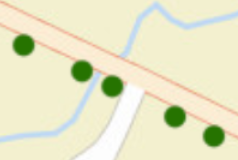
#> input picture img.png, 238 x 160 px
$ python main.py
#> lines starting #> are read from the running program, lines starting #| are printed output that depends on the picture; after the words box and inside, x2 and y2 are one past the last pixel; in counts of white or black regions, pixels touching at a corner belong together
import cv2 as cv
import numpy as np
import matplotlib.pyplot as plt
from PIL import Image
import PIL.ImageGrab
from scipy.interpolate import lagrange

dic = r'img.png'
img = cv.imread(dic)
#> img is the input picture: shape (160, 238, 3); mean B, G, R 199.5, 230.8, 231.6

cor_para_amarelo = (255, 0, 0)

im = Image.open(dic).convert('RGB')

data = np.array(im)

vermelho, verde, azul = data.T
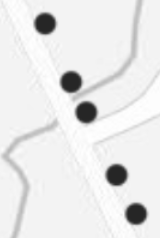
#> vermelho: shape (238, 160); min 38, max 255, mean 231.6
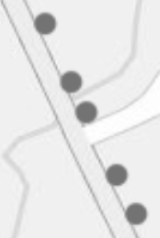
#> verde: shape (238, 160); min 115, max 255, mean 230.8
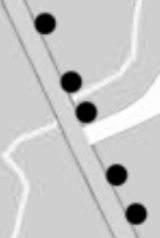
#> azul: shape (238, 160); min 0, max 255, mean 199.5

condicao = (vermelho >= 200) & (verde >= 150) & (azul <= 50)
#> condicao: shape (238, 160) bool; every value is 0
data[condicao.T] = cor_para_amarelo

im2 = Image.fromarray(data)
im2.save("seeYellow.png")

img = cv.imread("seeYellow.png")

grey = cv.cvtColor(img, cv.COLOR_BGRA2GRAY)

kernel = np.ones((2, 2), np.uint8)
grey = cv.GaussianBlur(grey, (9, 9), 0)
grey = cv.morphologyEx(grey, cv.MORPH_OPEN, kernel)
grey = cv.morphologyEx(grey, cv.MORPH_CLOSE, kernel)
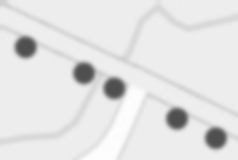
#> grey: shape (160, 238); min 79, max 254, mean 227.4

canny = cv.Canny(grey, 170, 200)
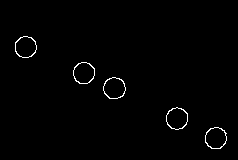
#> canny: shape (160, 238); 1% white in thin lines or dots, all inside (x1, y1, x2, y2) = (15, 36, 227, 149)

circles = cv.HoughCircles(canny,
                          cv.HOUGH_GRADIENT,
                          dp=1.1,
                          minDist=26,
                          param1=27,
                          param2=7,
                          minRadius=0,
                          maxRadius=9)
#> circles = [[24.75, 47.85, 8.36], [81.95, 69.85, 8.36], [110.6, 88.55, 8.36], [212.9, 135.9, 8.36], [173.2, 118.2, 8.36]]

# Changing the dtype  to int
circles = np.uint16(np.around(circles))
#> circles = [[25, 48, 8], [82, 70, 8], [111, 89, 8], [213, 136, 8], [173, 118, 8]]
cimg = canny.copy()
for i in circles[0, :]:
    # draw the center of the circle
    cv.circle(cimg, (i[0], i[1]), 2, (255, 0, 0), 10)
#> this loop made 5 passes
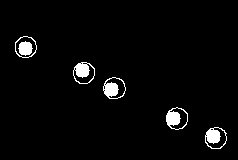
#> cimg: shape (160, 238); 3.1% white; 6 white regions, box (x1, y1, x2, y2) and area: (103, 77, 126, 99) 237, (205, 127, 227, 149) 237, (73, 62, 95, 84) 236, (166, 107, 188, 130) 236, (18, 41, 33, 56) 161, (15, 36, 37, 58) 78


red_image = PIL.Image.open(dic)
red_image_rgb = red_image.convert("RGB")
counter = 0
verde = 0
vermelho = 0
amarelo = 0

for i in circles[0, :]:
    rgb_pixel_value = red_image_rgb.getpixel((i[0], i[1]))
    if rgb_pixel_value == (38, 115, 0):
        verde = verde+1
    elif rgb_pixel_value == (255, 0, 0):
        vermelho = vermelho+1
    elif rgb_pixel_value == (255, 170, 0):
        amarelo = amarelo+1
    counter = 1+counter
#> this loop made 5 passes
#> after the loop, amarelo = 0; counter = 5; verde = 5; vermelho = 0

postes_livre = amarelo+verde
#> postes_livre = 5

#info[0,x]=coordenada, info[1,x]=cor
info = []
coords = []
for y in range(2):
    linha = []
    for x in range(postes_livre):
        linha.append(0)
    info.append(linha)
    coords.append(linha)

coords = circles[0, :]
#> coords has the same summary as circles

saiu = circles
#> saiu has the same summary as circles

coords = coords[coords[:, 0].argsort()]
#> coords = [[25, 48, 8], [82, 70, 8], [111, 89, 8], [173, 118, 8], [213, 136, 8]]

x = np.array(coords[:, 0], dtype=np.int64)
#> x = [25, 82, 111, 173, 213]
y = np.array(coords[:, 1], dtype=np.int64)
#> y = [48, 70, 89, 118, 136]

poly = lagrange(x, y)

x2 = np.linspace(0, 300)

plt.plot(x2, poly(x2), label="Polynom")


print(poly)
#|            4             3           2
#| 2.631e-07 x - 0.0001379 x + 0.02436 x - 1.131 x + 63.1

plt.scatter(x, y)

plt.imshow(im)
plt.show()
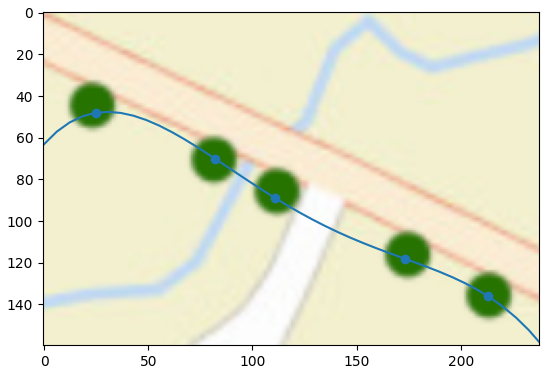
#> figure drawn by matplotlib, 1 panel
